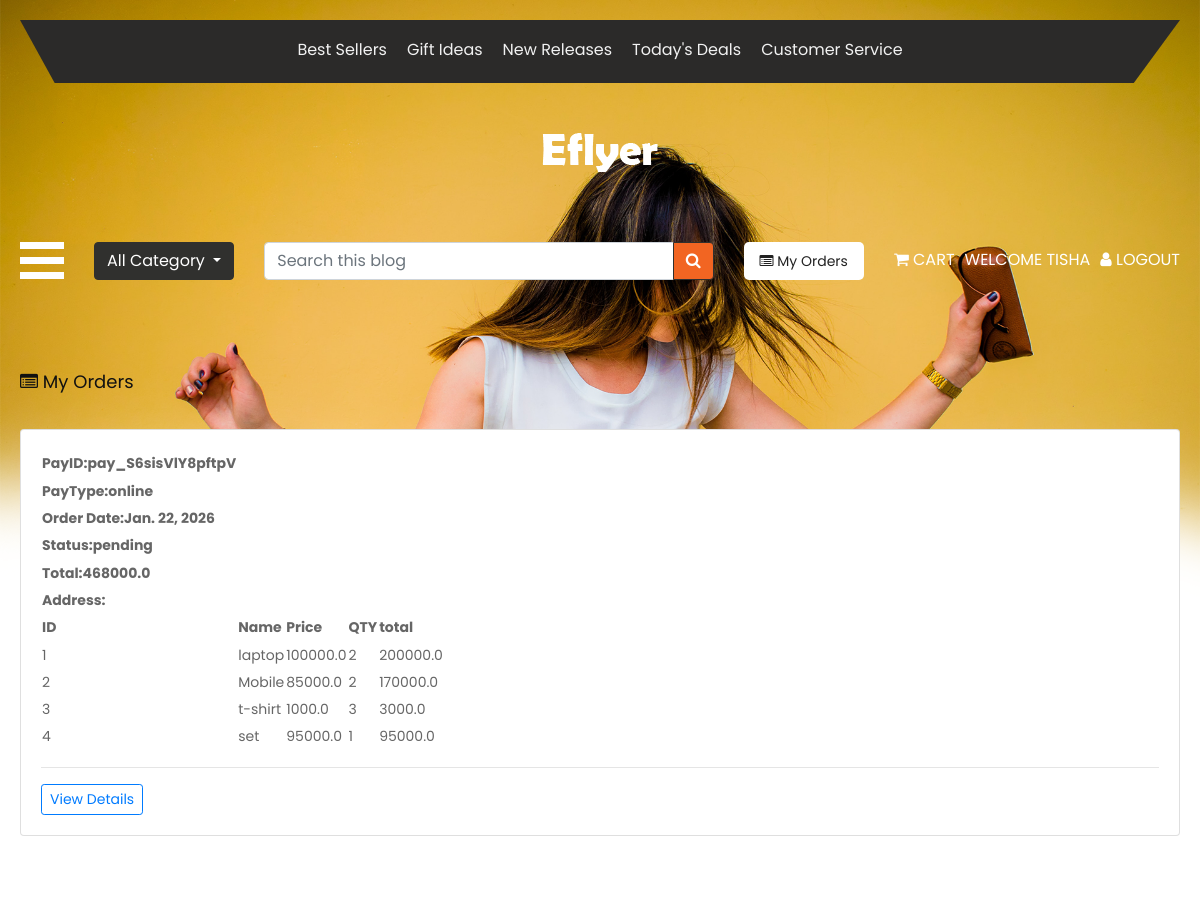
Before: /my-orders (signed in) with the older database file.
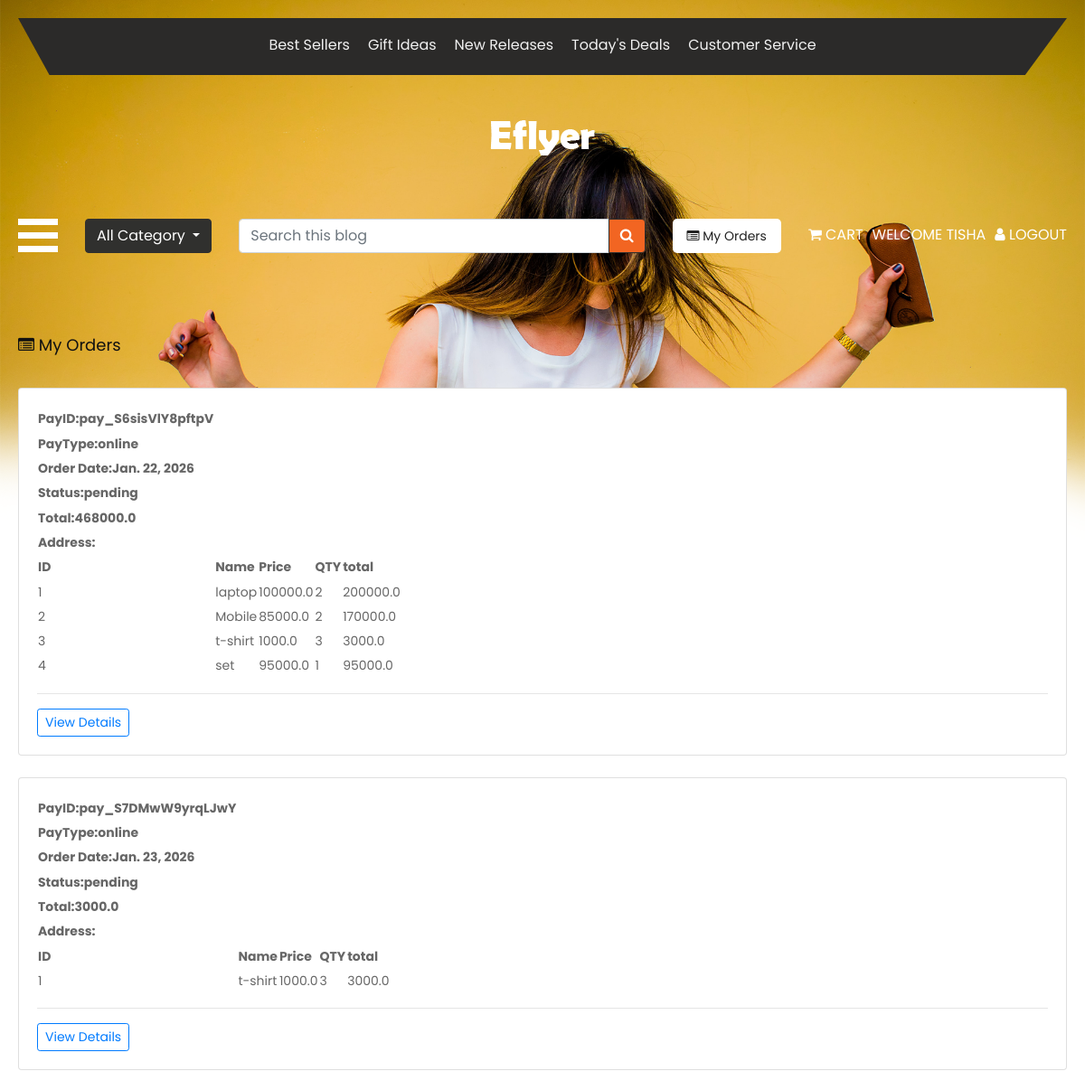
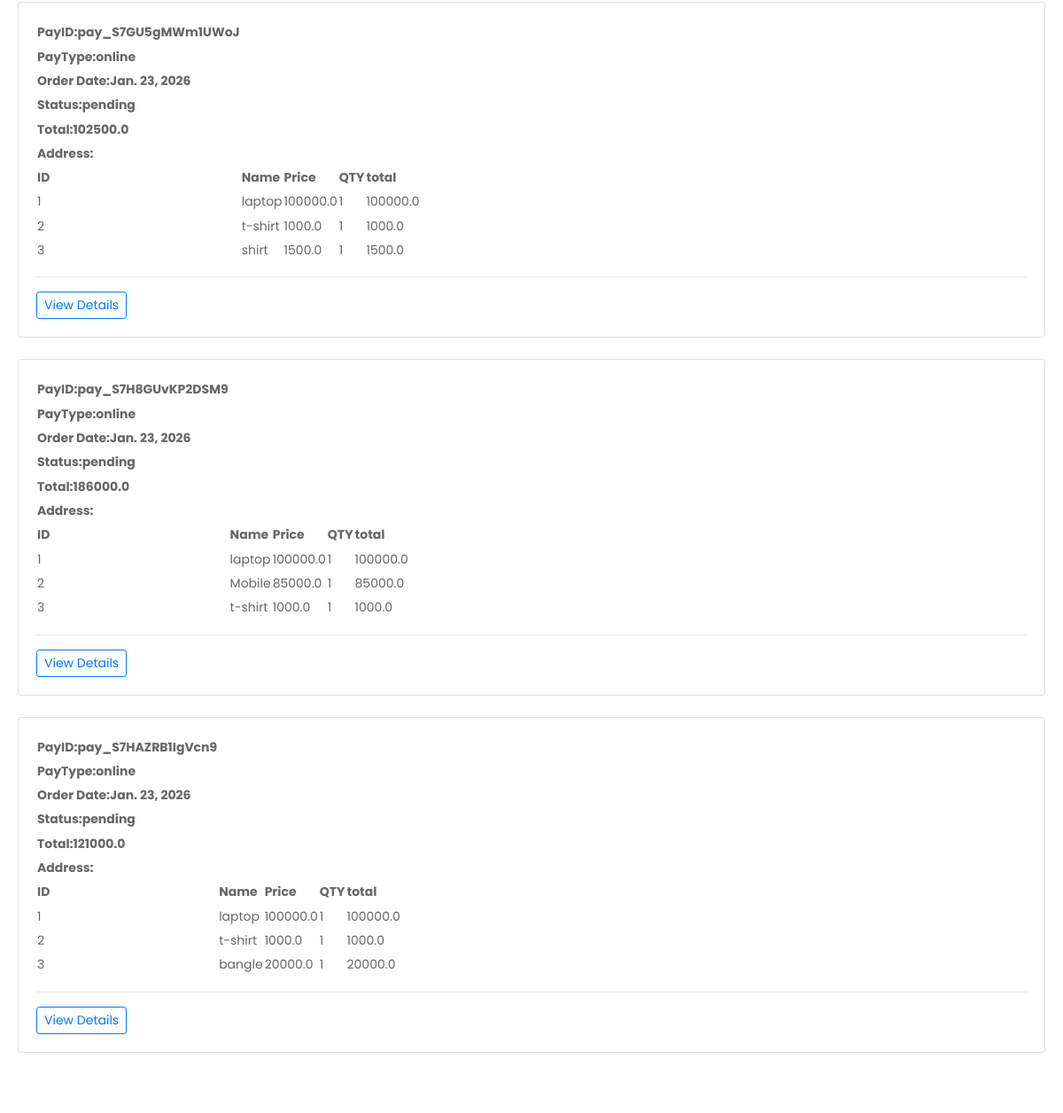
After: the same page with the newer database file (2 pictures, top to bottom).
### myapp/models.py (models this page shows, shortened)
class Order(models.Model):
    user = models.ForeignKey(User,on_delete=models.CASCADE)
    data = models.DateField()
    total = models.FloatField()
    status = models.CharField(max_length=20,default="pending")
    paytype= models.CharField(max_length=20,default="online")
    payid = models.CharField(max_length=50)
    address=models.ForeignKey(Address,on_delete=models.CASCADE,null=True)

class OrderDetials(models.Model):
    order=models.ForeignKey(Order,on_delete=models.CASCADE, related_name="details")
    product=models.ForeignKey(Product,on_delete=models.CASCADE)
    qty=models.IntegerField()
    price=models.FloatField()
    def total_price(self):
        return self.price*self.qty

class Product(models.Model):
    category = models.ForeignKey(Category,on_delete=models.CASCADE)
    name = models.CharField(max_length=50)
    price = models.FloatField()
    qty = models.IntegerField()
    desc = models.TextField()
    image = models.ImageField(upload_to="pro_image")

### myapp/views.py (the view)
# urls.py: path('my-orders',my_orders, name='my_orders'),
@login_required(login_url="login_register")
def my_orders(request):
    orders =Order.objects.filter(user=request.user)
    return render(request, 'my_orders.html',{"orders":orders})

### myapp/templates/my_orders.html
{% extends 'base.html' %}
{% block body %}
<div class="container mt-5 mb-5">
    <h3><i class="fa fa-list-alt"></i> My Orders</h3>
    {% for od in orders%}
    <div class="card mt-4">
        <div class="card-body">
            <table class="placed_order-table">
                <thead>
                    <tr>
                        <th>PayID:{{od.payid}}</th>
                    </tr>
                    <tr>
                        <th>PayType:{{od.paytype}}</th>
                    </tr>
                    <tr>
                        <th>Order Date:{{od.data}}</th>
                    </tr>
                    <tr>
                        <th>Status:{{od.status}}</th>
                    </tr>
                    <tr>
                        <th>Total:{{od.total}}</th>
                    </tr>
                    <tr>
                        <th>Address:{{od.address.address}}</th>
                    </tr>
                    <tr>
                        <th>ID</th>
                        <th>Name</th>
                        <th>Price</th>
                        <th>QTY</th>
                        <th>total</th>
                    </tr>
                </thead>
                <tbody>
                    {%for i in od.details.all%}
                    <tr>
                        <td>{{forloop.counter}}</td>
                        <td>{{i.product.name}}</td>
                        <td>{{i.price}}</td>
                        <td>{{i.qty}}</td>
                        <td>{{i.total_price}}</td>
                    </tr>
                    {%endfor%}
                </tbody>
            </table>
            <hr>
            <a href="{% url 'cart' %}" class="btn btn-sm btn-outline-primary">
                View Details
            </a>
        </div>
    </div>
    {%endfor%}
</div>
{% endblock %}

Changed rows visible on the page:
added Order: payid "pay_S7DMwW9yrqLJwY", paytype "online", data "Jan. 23, 2026", status "pending", total "3000.0"
added OrderDetials: product.name "t-shirt", price "1000.0", qty "3", total_price "3000.0", shown under "pay_S7DMwW9yrqLJwY"
added Order: payid "pay_S7GU5gMWm1UWoJ", paytype "online", data "Jan. 23, 2026", status "pending", total "102500.0"
added OrderDetials: product.name "laptop", price "100000.0", qty "1", total_price "100000.0", shown under "pay_S7GU5gMWm1UWoJ"
added OrderDetials: product.name "t-shirt", price "1000.0", qty "1", total_price "1000.0", shown under "pay_S7GU5gMWm1UWoJ"
added OrderDetials: product.name "shirt", price "1500.0", qty "1", total_price "1500.0", shown under "pay_S7GU5gMWm1UWoJ"
added Order: payid "pay_S7H8GUvKP2DSM9", paytype "online", data "Jan. 23, 2026", status "pending", total "186000.0"
added OrderDetials: product.name "laptop", price "100000.0", qty "1", total_price "100000.0", shown under "pay_S7H8GUvKP2DSM9"
added OrderDetials: product.name "Mobile", price "85000.0", qty "1", total_price "85000.0", shown under "pay_S7H8GUvKP2DSM9"
added OrderDetials: product.name "t-shirt", price "1000.0", qty "1", total_price "1000.0", shown under "pay_S7H8GUvKP2DSM9"
added Order: payid "pay_S7HAZRB1IgVcn9", paytype "online", data "Jan. 23, 2026", status "pending", total "121000.0"
added OrderDetials: product.name "laptop", price "100000.0", qty "1", total_price "100000.0", shown under "pay_S7HAZRB1IgVcn9"
added OrderDetials: product.name "t-shirt", price "1000.0", qty "1", total_price "1000.0", shown under "pay_S7HAZRB1IgVcn9"
added OrderDetials: product.name "bangle", price "20000.0", qty "1", total_price "20000.0", shown under "pay_S7HAZRB1IgVcn9"
